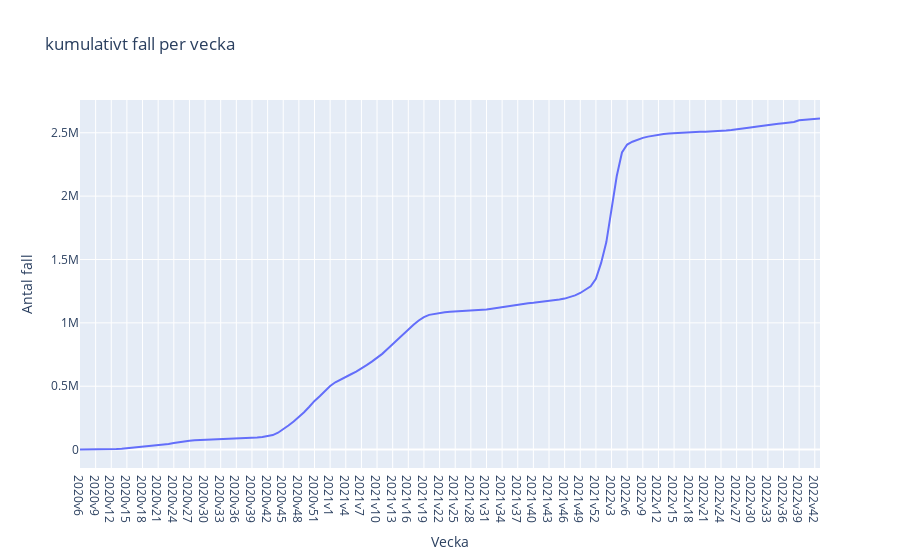

Source (notebook cell):
### Markdown cell above
## Cumulative total cases

### Code cell
fig = px.line(df, x = "vecka", y = "Kum_antal_fall", title= "kumulativt fall per vecka")
fig.update_xaxes(title_text = "Vecka")
fig.update_yaxes(title_text = "Antal fall")
fig.show()
fig.write_html("Visualiseringar/Kumulativt_antal_fall.html")

### Figure 1 — Plotly figure (JSON) as saved in the notebook; plotly's stock layout.template omitted (floating-point values rounded to 4 significant figures; data arrays with more than 128 entries replaced by an {"elided": "..."} marker saying what was removed)
{"data": [{"hovertemplate": "vecka=%{x}<br>Kum_antal_fall=%{y}<extra></extra>", "legendgroup": "", "line": {"color": "#636efa", "dash": "solid"}, "marker": {"symbol": "circle"}, "mode": "lines", "name": "", "orientation": "v", "showlegend": false, "type": "scatter", "x": {"elided": "143 str values"}, "xaxis": "x", "y": {"elided": "143 int values"}, "yaxis": "y"}], "layout": {"legend": {"tracegroupgap": 0}, "title": {"text": "kumulativt fall per vecka"}, "xaxis": {"anchor": "y", "domain": [0, 1], "title": {"text": "Vecka"}}, "yaxis": {"anchor": "x", "domain": [0, 1], "title": {"text": "Antal fall"}}}}
